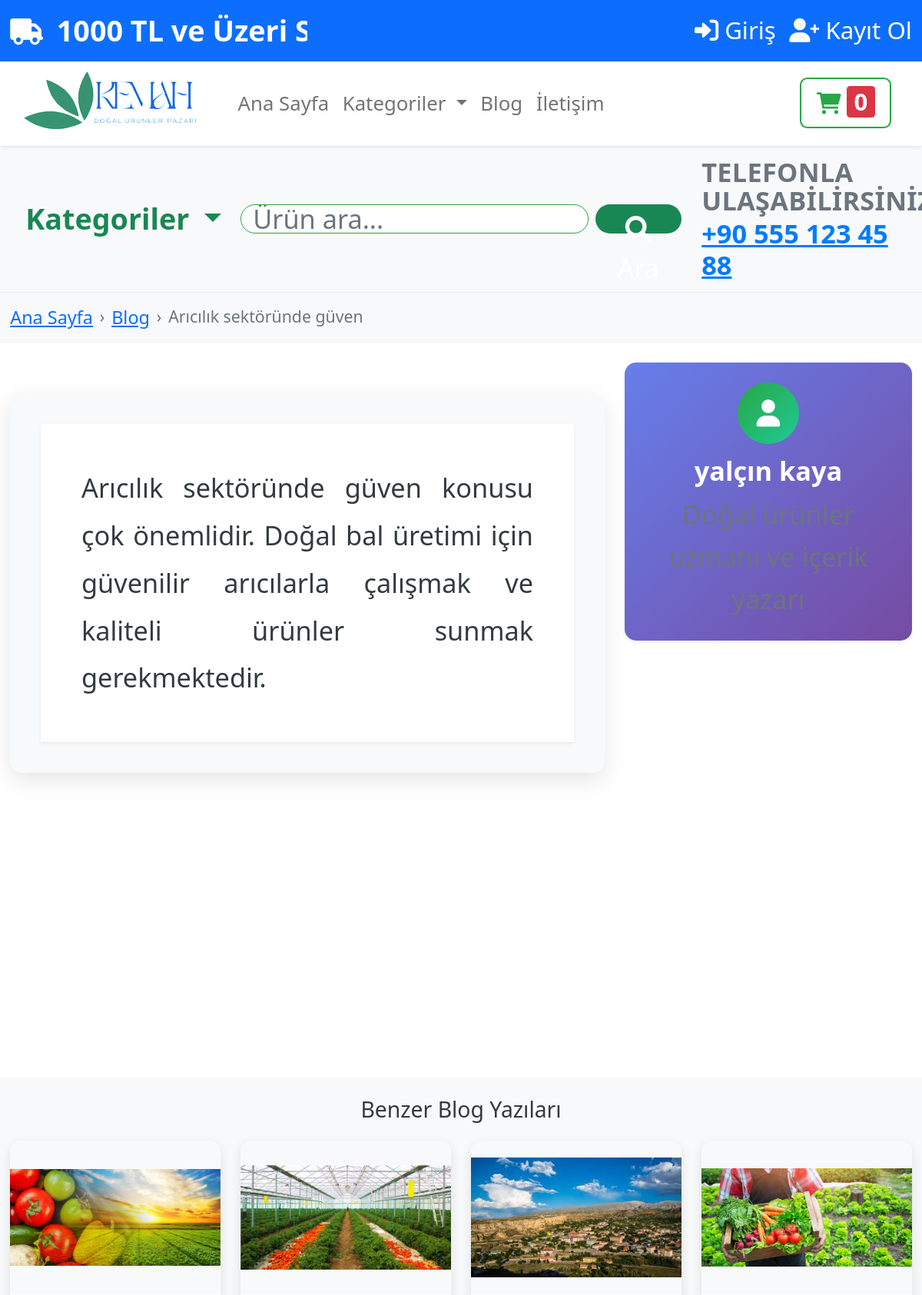
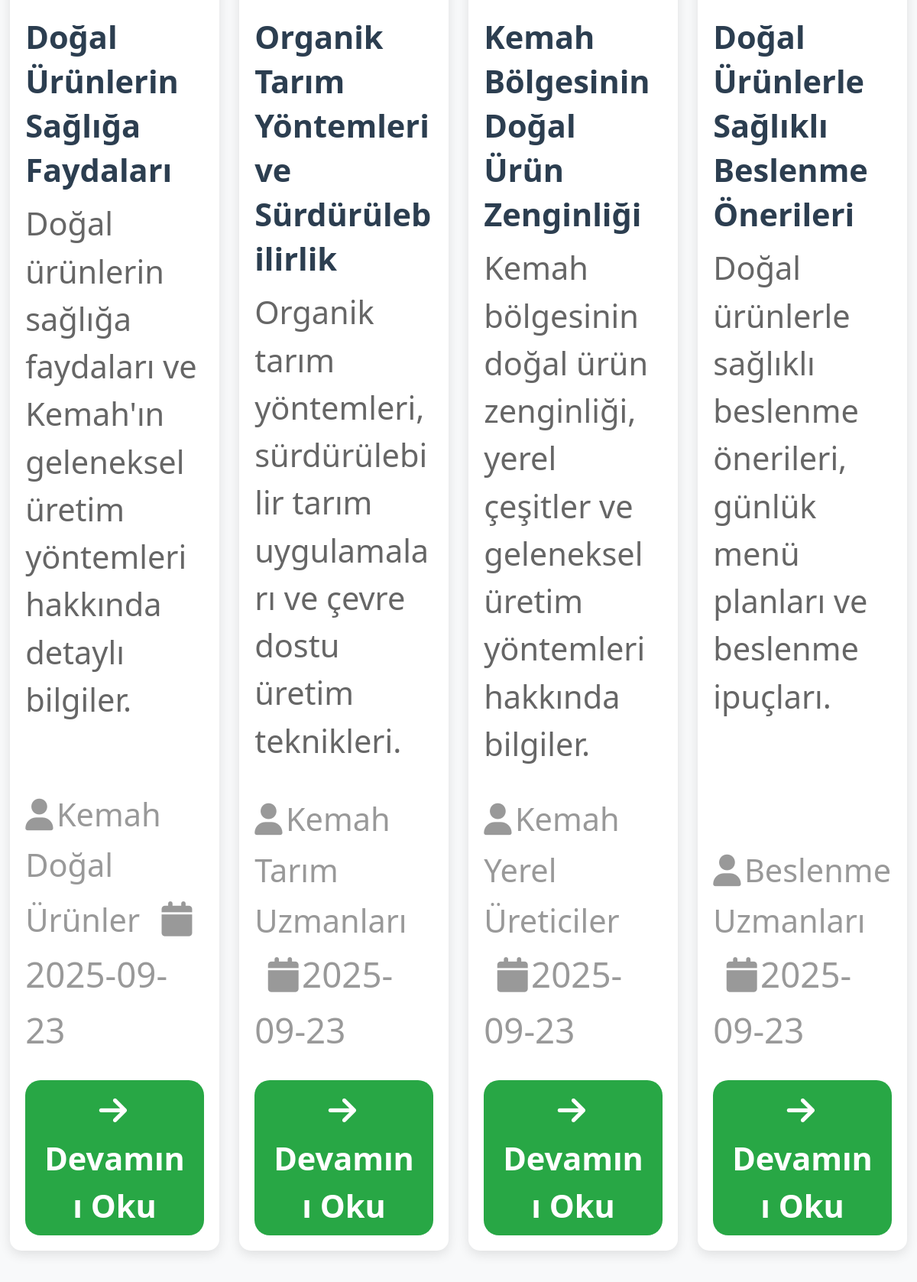
The page /blog/16 (upper part) on the database its author committed (2 pictures, top to bottom).
### tables this page shows
CREATE TABLE blog_posts (
            id INTEGER PRIMARY KEY AUTOINCREMENT,
            title TEXT NOT NULL,
            content TEXT NOT NULL,
            author TEXT NOT NULL,
            created_at TIMESTAMP DEFAULT CURRENT_TIMESTAMP,
            updated_at TIMESTAMP DEFAULT CURRENT_TIMESTAMP
        , image TEXT, blog_id TEXT, excerpt TEXT, slug TEXT, is_published BOOLEAN DEFAULT 1, blog_author_name TEXT, blog_author_title TEXT, blog_author_avatar TEXT, blog_tags TEXT, blog_features TEXT, sidebar_title TEXT, sidebar_description TEXT);

### app.py (the view)
@app.route('/blog/<int:post_id>')
def blog_detail(post_id):
    conn = get_db_connection()
    blog = conn.execute('''
        SELECT bp.*,
               (SELECT bi.image_filename FROM blog_images bi
                WHERE bi.blog_post_id = bp.id AND bi.is_primary = 1 LIMIT 1) as primary_image
        FROM blog_posts bp
        WHERE bp.id = ?
    ''', (post_id,)).fetchone()
    images = conn.execute('''
        SELECT image_filename, is_primary, display_order
        FROM blog_images
        WHERE blog_post_id = ?
        ORDER BY display_order
    ''', (post_id,)).fetchall()
    related_blogs = conn.execute('''
        SELECT bp.*,
               (SELECT bi.image_filename FROM blog_images bi
                WHERE bi.blog_post_id = bp.id AND bi.is_primary = 1 LIMIT 1) as primary_image
        FROM blog_posts bp
        WHERE bp.id != ? AND (bp.is_published IS NULL OR bp.is_published = 1)
        ORDER BY bp.created_at DESC
        LIMIT 4
    ''', (post_id,)).fetchall()
    all_tags = conn.execute('''
        SELECT name, color FROM blog_tags
        WHERE is_active = 1
        ORDER BY name
    ''').fetchall()
    all_features = conn.execute('''
        SELECT name, icon FROM blog_features
        WHERE is_active = 1
        ORDER BY name
    ''').fetchall()
    conn.close()
    if not blog:
        flash('Blog yazısı bulunamadı!', 'error')
        return redirect(url_for('blog'))
    return render_template('blog_detail.html',
                         blog=blog,
                         images=images,
                         related_blogs=related_blogs,
                         all_tags=all_tags,
                         all_features=all_features)

### app.py (called while the page is built, shortened)
@app.after_request
def after_request(response):
    response.headers['Access-Control-Allow-Origin'] = '*'
    response.headers['Access-Control-Allow-Methods'] = 'GET, POST, PUT, DELETE, OPTIONS'
    response.headers['Access-Control-Allow-Headers'] = 'Content-Type, Authorization'
    response.headers['X-Content-Type-Options'] = 'nosniff'
    response.headers['X-Frame-Options'] = 'DENY'
    response.headers['X-XSS-Protection'] = '1; mode=block'
    response.headers['Referrer-Policy'] = 'strict-origin-when-cross-origin'
    return response

def get_db_connection():
    db_path = os.path.join(os.path.dirname(os.path.abspath(__file__)), 'kemah.db')
    conn = sqlite3.connect(db_path)
    conn.row_factory = sqlite3.Row
    conn.execute('PRAGMA foreign_keys=ON')
    conn.execute('PRAGMA journal_mode=WAL')
    return conn

@app.context_processor
def inject_user():
    return dict(current_user=current_user)

def get_site_settings():
    try:
        conn = get_db_connection()
        settings = conn.execute('SELECT * FROM site_settings').fetchall()
        conn.close()
        site_settings = {setting['setting_key']: setting['setting_value'] for setting in settings}
        return site_settings
    except:
        return {}

@app.context_processor
def inject_site_settings():
    return dict(site_settings=get_site_settings())

### templates/blog_detail.html (shortened to what this page needs)
{% extends "base.html" %}
{% block content %}
<nav aria-label="breadcrumb" class="py-3 bg-light">
    <div class="container">
        <ol class="breadcrumb mb-0">
            <li class="breadcrumb-item"><a href="{{ url_for('index') }}">Ana Sayfa</a></li>
            <li class="breadcrumb-item"><a href="{{ url_for('blog') }}">Blog</a></li>
            <li class="breadcrumb-item active">{{ blog.title }}</li>
        </ol>
    </div>
</nav>
<section class="py-5">
    <div class="container">
        <div class="row">
            <div class="col-lg-8">
                <div class="blog-content-section">
                    <div class="blog-content bg-white rounded-4 shadow-sm p-5">
                        <div class="content-text" style="line-height: 1.8; font-size: 1.1rem;">
                            {{ blog.content|safe }}
                        </div>
                    </div>
                </div>
            </div>
            <div class="col-lg-4">
                <div class="blog-author-card bg-white rounded-4 shadow-sm p-4 mb-4">
                    <div class="text-center">
                        {% if blog.blog_author_avatar %}
                            <div class="author-avatar mx-auto mb-3" style="width: 80px; height: 80px; border-radius: 50%; overflow: hidden;">
                                <img src="{{ url_for('static', filename='uploads/blog/' + blog.blog_author_avatar) }}"
                                     alt="{{ blog.blog_author_name or 'Yazar' }}"
                                     style="width: 100%; height: 100%; object-fit: cover;">
                            </div>
                        {% else %}
                            <div class="author-avatar mx-auto mb-3" style="width: 80px; height: 80px; background: linear-gradient(135deg, #28a745, #20c997); border-radius: 50%; display: flex; align-items: center; justify-content: center;">
                                <i class="fas fa-user text-white" style="font-size: 2rem;"></i>
                            </div>
                        {% endif %}
                        <h5 class="fw-bold mb-2">{{ blog.blog_author_name or blog.author or 'KEMAH DOĞAL ÜRÜNLER PAZARI' }}</h5>
                        <p class="text-muted mb-0">{{ blog.blog_author_title or 'Doğal ürünler uzmanı ve içerik yazarı' }}</p>
                    </div>
                </div>
            </div>
        </div>
    </div>
</section>
{% if related_blogs %}
<section class="py-5 bg-light">
    <div class="container">
        <div class="row">
            <div class="col-12">
                <h2 class="text-center mb-5">Benzer Blog Yazıları</h2>
                <div class="row">
                    {% for related_blog in related_blogs %}
                        <div class="col-lg-3 col-md-6 mb-4">
                            <div class="card related-blog-card h-100">
                                <div class="card-img-top bg-light d-flex align-items-center justify-content-center" style="height: 200px;">
                                    {% if related_blog.primary_image %}
                                        <img src="{{ url_for('static', filename='uploads/blog/' + related_blog.primary_image) }}"
                                             alt="{{ related_blog.title }}" class="img-fluid" style="max-height: 180px; object-fit: cover;">
                                    {% else %}
                                        <i class="fas fa-image text-muted" style="font-size: 3rem;"></i>
                                    {% endif %}
                                </div>
                                <div class="card-body d-flex flex-column">
                                    <h6 class="card-title">{{ related_blog.title }}</h6>
                                    <p class="card-text flex-grow-1">
                                        {{ related_blog.excerpt or related_blog.content[:80] + '...' if related_blog.content else 'Doğal ürünler hakkında bilgi' }}
                                    </p>
                                    <div class="blog-meta">
                                        <i class="fas fa-user me-1"></i>{{ related_blog.author or 'KEMAH' }}
                                        <span class="ms-3">
                                            <i class="fas fa-calendar me-1"></i>{{ related_blog.created_at[:10] if related_blog.created_at else 'N/A' }}
                                        </span>
                                    </div>
                                    <a href="{{ url_for('blog_detail', post_id=related_blog.id) }}" class="btn btn-primary btn-sm mt-3">
                                        <i class="fas fa-arrow-right me-1"></i>Devamını Oku
                                    </a>
                                </div>
                            </div>
                        </div>
                    {% endfor %}
                </div>
            </div>
        </div>
    </div>
</section>
{% endif %}
{% endblock %}

### static/css/style.css (style rules this page uses)
:root { --primary-color: #28a745; --secondary-color: #6c757d; --success-color: #28a745; --info-color: #17a2b8; --warning-color: #ffc107; --danger-color: #dc3545; --light-color: #f8f9fa; --dark-color: #343a40; --font-family: 'Segoe UI', Tahoma, Geneva, Verdana, sans-serif; }
body { font-family: var(--font-family); line-height: 1.6; color: var(--dark-color); min-height: 100vh; padding-bottom: 100px; }
.blog-content { font-size: 1rem; line-height: 1.7; color: var(--dark-color); text-align: justify; }
.btn { border-radius: 25px; font-weight: 500; transition: all 0.3s ease; border: none; padding: 10px 25px; }
.btn-primary { background: linear-gradient(135deg, var(--primary-color), var(--success-color)); border: none; }
.card { border: none; border-radius: 15px; box-shadow: 0 5px 15px rgba(0,0,0,0.08); transition: box-shadow 0.3s ease; }
.breadcrumb { background: transparent; padding: 0; margin: 0; }
.breadcrumb-item + .breadcrumb-item::before { content: "›"; color: var(--secondary-color); }
.blog-content-section { background: #f8f9fa; border-radius: 15px; padding: 40px; margin: 40px 0; box-shadow: 0 10px 30px rgba(0,0,0,0.1); }
.blog-author-card { background: linear-gradient(135deg, #667eea 0%, #764ba2 100%); color: white; border-radius: 15px; padding: 25px; margin-bottom: 30px; text-align: center; }
.blog-author-card .author-avatar { width: 80px; height: 80px; border-radius: 50%; background: rgba(255,255,255,0.2); display: flex; align-items: center; justify-content: center; margin: 0 auto 15px; font-size: 2rem; }
.related-blog-card { transition: all 0.3s ease; border: none; border-radius: 15px; overflow: hidden; box-shadow: 0 5px 15px rgba(0,0,0,0.1); }
.related-blog-card .card-img-top { height: 200px; object-fit: cover; transition: transform 0.3s ease; }
.related-blog-card .card-body { padding: 20px; }
.related-blog-card .card-title { font-size: 1.1rem; font-weight: 600; color: #2c3e50; margin-bottom: 10px; line-height: 1.4; }
.related-blog-card .card-text { color: #666; font-size: 0.9rem; line-height: 1.5; margin-bottom: 15px; }
.related-blog-card .blog-meta { font-size: 0.8rem; color: #999; margin-bottom: 15px; }
.related-blog-card .btn { border-radius: 20px; padding: 8px 20px; font-weight: 600; }
html { font-size: 110%; }
body { font-size: 110%; }
h1, h2, h3, h4, h5, h6, p, span, div, a, button, input, textarea, select, label { font-size: 110% !important; }
.container { max-width: 1200px !important; }
.card { margin-bottom: 1.1rem; }
.card-body { padding: 1.1rem; }
.btn { padding: 0.55rem 1.1rem; font-size: 110%; border-radius: 0.55rem; }
.btn-sm { padding: 0.275rem 0.55rem; font-size: 0.88rem; }
img { max-width: 110%; height: auto; }
.mb-2 { margin-bottom: 0.55rem !important; }
.mb-3 { margin-bottom: 0.825rem !important; }
.mb-4 { margin-bottom: 1.1rem !important; }
.mb-5 { margin-bottom: 1.375rem !important; }
.mt-3 { margin-top: 0.825rem !important; }
.py-3 { padding-top: 0.825rem !important; padding-bottom: 0.825rem !important; }
.py-5 { padding-top: 1.375rem !important; padding-bottom: 1.375rem !important; }
.btn { transition: all 0.3s ease; }

### rows shown on the page
blog_posts: title "Arıcılık sektöründe güven", content "Arıcılık sektöründe güven konusu çok önemlidir. Doğal bal üretimi için güvenilir arıcılarla çalışmak ve kaliteli ürünler sunmak gerekmektedir.", blog_author_name+author "yalçın kaya"
blog_posts: shows a picture, title "Doğal Ürünlerin Sağlığa Faydaları", content+excerpt "Doğal ürünlerin sağlığa faydaları ve Kemah'ın geleneksel üretim yöntemleri hakkında detaylı bilgiler.", author "Kemah Doğal Ürünler", created_at "2025-09-23"
blog_posts: shows a picture, title "Organik Tarım Yöntemleri ve Sürdürülebilirlik", content+excerpt "Organik tarım yöntemleri, sürdürülebilir tarım uygulamaları ve çevre dostu üretim teknikleri.", author "Kemah Tarım Uzmanları", created_at "2025-09-23"
blog_posts: shows a picture, title "Kemah Bölgesinin Doğal Ürün Zenginliği", content+excerpt "Kemah bölgesinin doğal ürün zenginliği, yerel çeşitler ve geleneksel üretim yöntemleri hakkında bilgiler.", author "Kemah Yerel Üreticiler", created_at "2025-09-23"
blog_posts: shows a picture, title "Doğal Ürünlerle Sağlıklı Beslenme Önerileri", content+excerpt "Doğal ürünlerle sağlıklı beslenme önerileri, günlük menü planları ve beslenme ipuçları.", author "Beslenme Uzmanları", created_at "2025-09-23"
